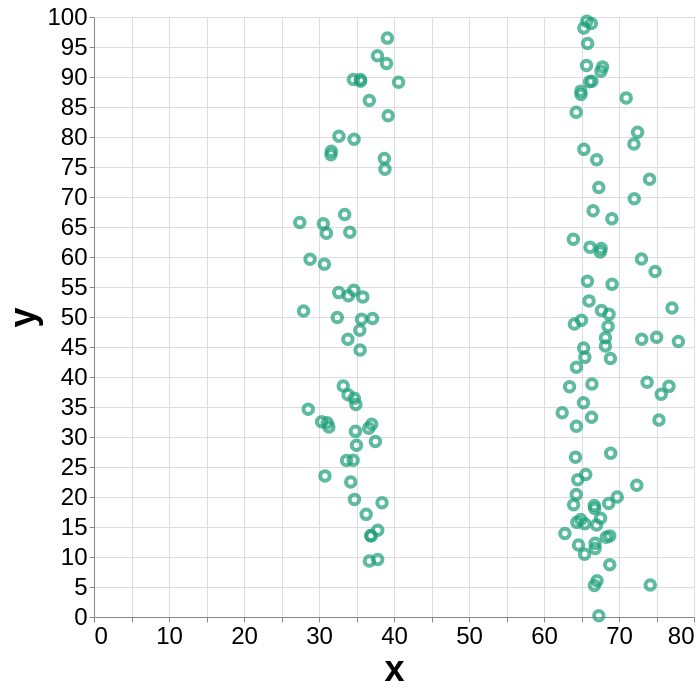

Write a Vega-Lite specification for this figure.
### Vega-Lite specification from a JSON file in a GitHub repository (floating-point values rounded to 4 significant figures; data arrays with more than 128 entries replaced by an {"elided": "..."} marker saying what was removed)
{"config": {"view": {"width": 400, "height": 300}, "mark": {"tooltip": null}, "axis": {"labelFontSize": 24, "titleFontSize": 36}}, "data": {"name": "data-3dd8342694ddd782f33042ed2c6af84a"}, "mark": {"type": "point", "color": "#1b9e77"}, "encoding": {"size": {"value": 90}, "strokeWidth": {"value": 4}, "x": {"type": "quantitative", "field": "x"}, "y": {"type": "quantitative", "field": "y"}}, "height": 600, "width": 600, "$schema": "https://vega.github.io/schema/vega-lite/v5.json", "datasets": {"data-3dd8342694ddd782f33042ed2c6af84a": {"elided": "142 records"}}}
